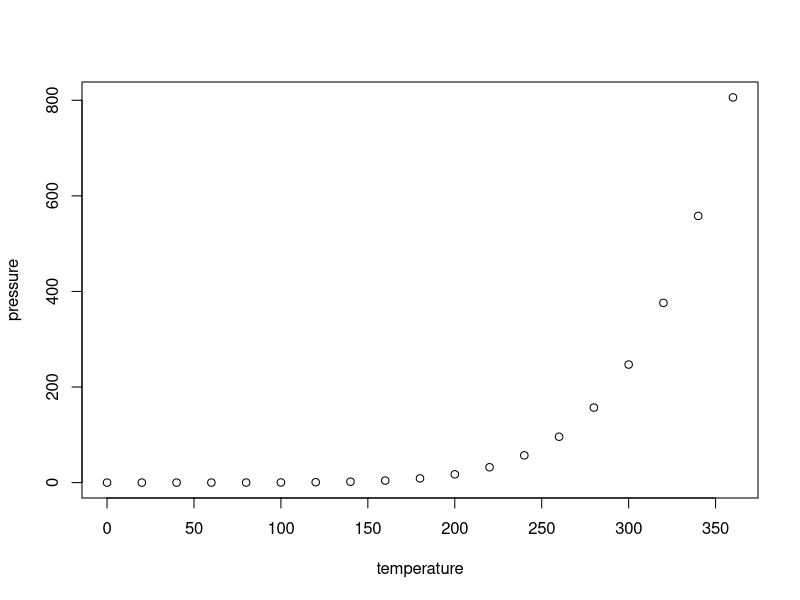
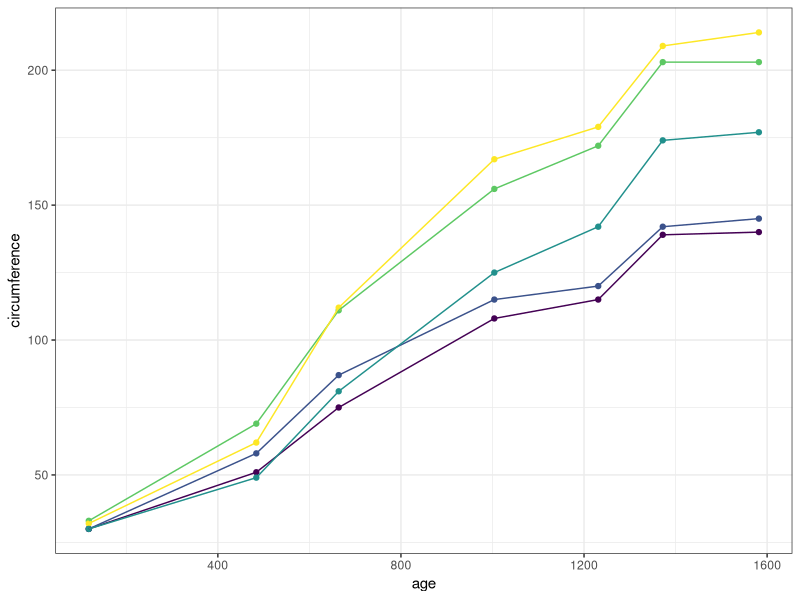

The R script that drew these images, in order:
## ---- chunk 1
knitr::opts_chunk$set(echo = TRUE)
## ---- chunk 2
summary(cars)
## ---- chunk 3
plot(pressure)
## ---- chunk 4
library(ggplot2)
oplot <- ggplot(Orange, aes(x = age, 
                   y = circumference, 
                   colour = Tree)) +
  geom_point() +
  geom_line() +
  guides(colour = FALSE) +
  theme_bw()
oplot
